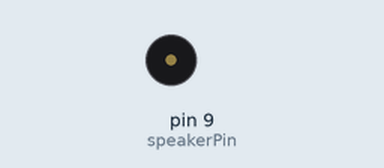
Recording of a sketch running on a simulated Arduino Uno, built with avr-gcc and run on an emulated ATmega328P. Shown: buzzer (waves = sounding).

Above: at 0.1 s.
Timing chart, 0 to 0.1 s (numbered marks = the images above):
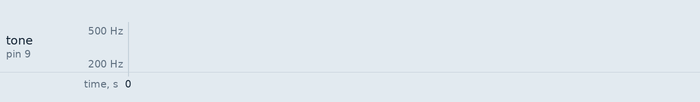

The sketch:

Alarm_signal.ino
```cpp
// Alarm_signal.ino
int speakerPin=9;
int fstart = 100, fend = 2000;
void setup()
{ pinMode(speakerPin, OUTPUT);
}
void loop()
{ for(int i = fstart; i<= fend; i++)
{ tone(speakerPin,i,10);
}
}
```
